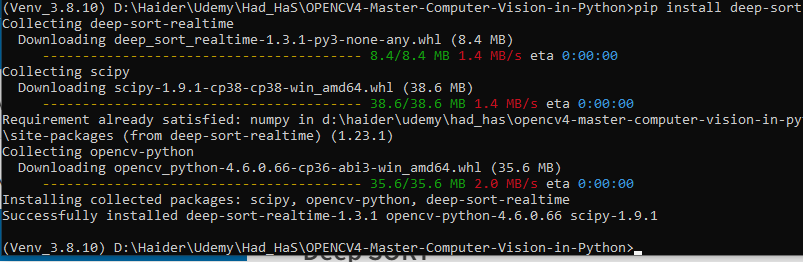
#> input picture src/c__Advanced/Tracking/deep_sort_pip_install.png, 803 x 262 px, given as the content of the folder Data/CV, which was not available
$ python e_mouseEvents.py
#> lines starting #> are read from the running program, lines starting #| are printed output that depends on the picture; after the words box and inside, x2 and y2 are one past the last pixel; in counts of white or black regions, pixels touching at a corner belong together; pictures that were not available may be replaced by others from this repository, and a replacement may not be noted
### src/a__IP_Basics/utilities.py
import cv2
from numpy import random
import numpy as np
import math
from loguru import logger
import sys
import time
import os
from collections import deque

logger.remove()
logger.add(sink = sys.stderr, level="INFO")

# IP Basics
def print_h(str):
    print(f"\n##############################################\n{str}")

def imshow(img_name,img,image_shape = None,Window_flag = cv2.WINDOW_AUTOSIZE,boundary = 100,resize_to_default = False):
    """
    (displays complete image on the screen.)

    Parameters:
    img_name (String):    Name of the image
    img (numpy 3d array): Image

    Returns:
    None

    """
    logger.debug(f"(Input) img = {img.shape}")
    if ((len(img.shape)==3) and (img.shape[2]==4)):
       # Pick up the alpha channel and delete from original
       alpha = (img[...,-1]/255.0)
       img = np.delete(img, -1, -1)

       # Promote greyscale image to RGB to make coding simpler
       if len(img.shape) == 2:
          img = np.stack((img,img,img))

       h, w, _ = img.shape

       # Make a checkerboard background image same size, dark squares are grey(102), light squares are grey(152)
       f = lambda i, j: 102 + 50*((i+j)%2)
       bg = np.fromfunction(np.vectorize(f), (16,16)).astype(np.uint8)

       # Resize to square same length as longer side (so squares stay square), then trim
       if h>w:
          longer = h
       else:
          longer = w
       bg = cv2.resize(bg, (longer,longer), interpolation=cv2.INTER_NEAREST)
       # Trim to correct size
       bg = bg[:h,:w]

       # Blend, using result = alpha*overlay + (1-alpha)*background
       img = (alpha[...,None] * img + (1.0-alpha[...,None])*bg[...,None]).astype(np.uint8)

    img_disp = img.copy()
    cv2.namedWindow(img_name,Window_flag)

    montage_rows = 1
    montage_cols = 1
    if image_shape == None:
        height,width = img.shape[0:2]
        screen_width = 1280 # cols Usage: https://stackoverflow.com/questions/3129322/how-do-i-get-monitor-resolution-in-python?page=1&tab=scoredesc#tab-top
        screen_height = 720 # rows
        ref_width  =  (screen_width - boundary) // montage_cols
        ref_height =  (screen_height- boundary) // montage_rows

        aspect_ratio = width/height
        aspect_ratio_ref = ref_width/ref_height

        computed_height = int(ref_width/aspect_ratio)
        computed_width= int(ref_height*aspect_ratio)

        if (width>height): # Strech or compress width to screen
            if (computed_height*montage_rows)<screen_height: # within allowed limit
                image_shape = (ref_width,computed_height)
            else:
                image_shape = (int(ref_height*aspect_ratio),ref_height)
        else:
            if (computed_width*montage_cols)<screen_width: # within allowed limit
                image_shape = (computed_width,ref_height)
            else:
                image_shape = (ref_width,computed_height)
    if len(image_shape) != 2:
        raise Exception('image shape must be list or tuple of length 2 (rows, cols)')
    if (resize_to_default or (img.shape[0]>image_shape[1] or img.shape[1]>image_shape[0]) ):
        #img = cv2.resize(img, image_shape)
        img_disp = cv2.resize(img_disp, image_shape)

    logger.debug(f"(Output) img_disp = {img_disp.shape}")

    cv2.imshow(img_name,img_disp)

# [179 lines left out: functions putText, build_montages, not called in this run]

# IP Basics


# CV 101
RED = (0,0,255)
GREEN = (0,255,0)
BLUE = (255,0,0)
ORANGE = (0,140,255)
BROWN = (42,42,165)

dark_colors = [RED,GREEN,BLUE,ORANGE,BROWN]

# [37 lines left out: functions draw_points, describe, not called in this run]


class debugger:

    # [17 lines left out: function __init__, not called in this run]


    @staticmethod
    def nothing():
        pass

    # [8 lines left out: function update_variables, not called in this run]


class Gui():

    # [53 lines left out: functions __init__, __selectroi_callback, selectROIs, not called in this run]
        #print("selected_rois = ",self.selected_rois)

    @staticmethod
    def __nothing(val):
        pass

    # [92 lines left out: functions selectdata, __save_clicked_point, not called in this run]

    def select_pt(self,Window_Name ="Point Selection"):
        cv2.namedWindow(Window_Name,cv2.WINDOW_NORMAL)
        cv2.setMouseCallback(Window_Name, self.__save_clicked_point)

    # ADVANCED #


    # [197 lines left out: functions ret_point, select_cnt, disp_fps, get_fileName, get_data, generate_vibrant_color and 3 more, not called in this run]

# Advanced


def nothing():
    pass

# [64 lines left out: functions imshow_stage, get_optimal_font_scale, putText_bbox, not called in this run]

### src/a__IP_Basics/e_mouseEvents.py
import cv2
import numpy as np
from numpy import random
from utilities import imshow,get_optimal_font_scale,print_h
import glob
import os
from loguru import logger


WIDTH = 480
HEIGHT = 360

img = None
img_iter = 0 # Current image we are viewing
N = 100

RED = (0,0,255)
GREEN = (0,255,0)
BLUE = (255,0,0)
ORANGE = (0,140,255)
BROWN = (42,42,165)

def bubblepop(img_smarties):
	colors = [RED,GREEN,BLUE,ORANGE,BROWN]
	colors_name = ["RED","GREEN","BLUE","ORANGE","BROWN"]
	while(1):
		curr_iter = random.randint(0,len(colors))
		clr = colors[curr_iter]
		clr_name = colors_name[curr_iter]

		#hue = (cv2.cvtColor(img_smarties,cv2.COLOR_BGR2HLS))[:,:,0]
		gray = cv2.cvtColor(img_smarties,cv2.COLOR_BGR2GRAY)
		img_smarties_disp = img_smarties.copy()
		imshow("gray",gray)


		# cv2.putText(frame_draw,"Sign Detected ==> "+str(signTrack.Tracked_class),(20,85),cv2.FONT_HERSHEY_COMPLEX,0.75,(255,255,0),2)
		NumOfVotesForCircle = 40 #parameter 1 MinVotes needed to be classified as circle
		CannyHighthresh = 130 # High threshold value for applying canny
		mindDistanBtwnCircles = 10 # kept as sign will likely not be overlapping
		max_rad = 200 # smaller circles dont have enough votes so only maxRadius need to be controlled
						# As signs are right besides road so they will eventually be in view so ignore circles larger than said limit

		# 4. Detection (Localization)
		circles = cv2.HoughCircles(gray,cv2.HOUGH_GRADIENT,1,mindDistanBtwnCircles,param1=CannyHighthresh,param2=NumOfVotesForCircle,minRadius=16,maxRadius=max_rad)
		# 4a. Detection (Localization) Checking if circular regions were localized
		if circles is not None:
			circles = np.uint16(np.around(circles))
			# 4b. Detection (Localization) Looping over each localized circle
			for i in circles[0,:]:
				center =(i[0],i[1])
				radius = i[2]
				cv2.circle(img_smarties_disp,center,radius,(120,128,255),4)

		cv2.putText(img_smarties_disp,str(clr_name),(15,25),cv2.FONT_HERSHEY_PLAIN,1,clr,2)
		imshow("img_smarties_disp",img_smarties_disp)

		k = cv2.waitKey(0)
		if k==27:
			break

def assignment():
	print_h("[Assignment]: Select the smarties in order their color is named out")
	# Assignment : Complete the game where user has to select the smarties in order their color is named out.
	#                                            In case of 3 wrong attempt. You will have to start over
	#              Closing-Condition: When all smarties have been selected in the right order, Succcess!

	#Input
	img_smarties = cv2.imread("Data\CV\smarties.png")
	imshow("img_smarties",img_smarties)
	cv2.waitKey(0)
	cv2.destroyWindow("img_smarties")

	# Task Function
	result = bubblepop(img_smarties)

	# Output (Display)
	imshow("Smarties Game (Result)",result)
	cv2.waitKey(0)


# [NEW]: Update the destination to user selected location
def click_event(event, x, y, flags, params):
	global img_iter,N,img
	# checking for left mouse clicks
	if event == cv2.EVENT_LBUTTONDOWN:
		if x < int(WIDTH/2):
			if img_iter>0:
				img_iter-=1
		elif x > int(WIDTH/2):
			if img_iter<N-1:
				img_iter+=1
	elif event == cv2.EVENT_MOUSEMOVE:
		if img is not None:
			if x < int(WIDTH/2):
				cv2.arrowedLine(img, (40      ,int(HEIGHT/2)), (10      ,int(HEIGHT/2)),(0,140,255), 13,tipLength=0.8)
			elif x > int(WIDTH/2):
				cv2.arrowedLine(img, (WIDTH-40,int(HEIGHT/2)), (WIDTH-10,int(HEIGHT/2)),(0,140,255), 13,tipLength=0.8)
			cv2.imshow("Image Viewer",img)
		else:
			logger.warning("img is None, Check assignment!")

def main():
	print_h("[main]: Understanding and utilizing mouseevents to create our own Image Viewer :)")
	global img
	# Lets develop a system to scroll through images in a directly. Through a mouse click?
	image_list = [filename for filename in glob.glob('Data/CV/*.png')]
	image_list = image_list + [filename for filename in glob.glob('Data/CV/*.png')]
	N = len(image_list)


	cv2.namedWindow("Image Viewer",cv2.WINDOW_AUTOSIZE)
	windowSize = (WIDTH,HEIGHT)
	cv2.setMouseCallback("Image Viewer",click_event)
	while(1):
		img_path = image_list[img_iter]
		img_name = os.path.basename(img_path)
		new_width = cv2.getTextSize(img_name, fontFace=cv2.FONT_HERSHEY_PLAIN, fontScale=1, thickness=1)[0][0]
		img_orig = cv2.imread(img_path,cv2.IMREAD_UNCHANGED)
#> img_orig is the input picture: shape (262, 803, 3); mean B, G, R 29.9, 30.1, 29.3
		img = cv2.resize(img_orig,windowSize) # Resizing every image to default windowSize (480,360)
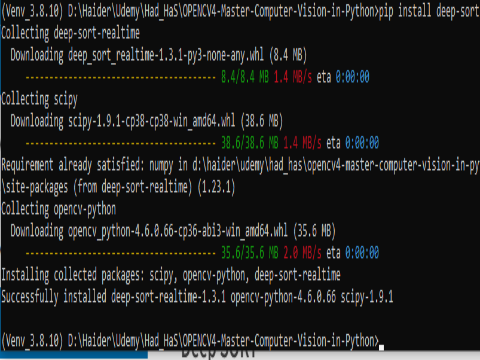
#> img: shape (360, 480, 3); mean B, G, R 30.1, 30.3, 29.5
		cv2.rectangle(img,(20,20),(25 + new_width,50),(0,0,0),-1)
		cv2.putText(img,img_name,(25,40),cv2.FONT_HERSHEY_PLAIN,1,(255,0,0),2) # Displaying the image name
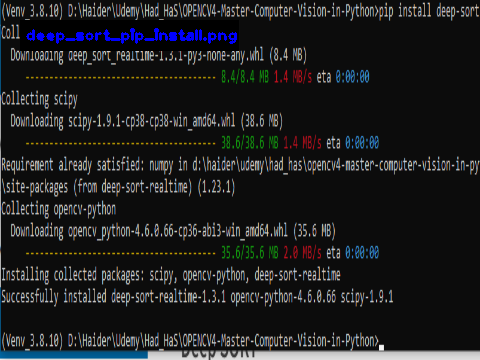
#> img: shape (360, 480, 3); mean B, G, R 30.8, 29.3, 28.5
		cv2.imshow("Image Viewer",img)
		k = cv2.waitKey(1)
#> (key Esc is pressed here)
		if k==27:# break loop on Esc
			break
	cv2.destroyAllWindows()


if __name__ == "__main__":
	main()

	assignment()
#> in bubblepop, `gray = cv2.cvtColor(img_smarties,cv2.COLOR_BGR2GRAY)`:
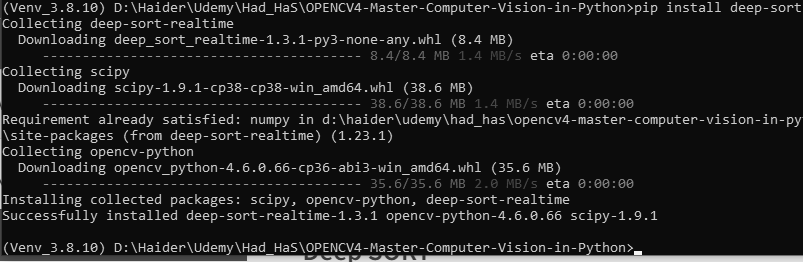
#> gray: shape (262, 803); min 12, max 243, mean 29.9
#> in bubblepop, `circles = cv2.HoughCircles(gray,cv2.HOUGH_GRADIENT,1,mindDistanBtwnCir..`: circles = 687 rows, first 8: [216.5, 127.5, 123.4], [203.5, 130.5, 124.6], [245.5, 139.5, 135.6], [268.5, 129.5, 126.8], [192.5, 129.5, 125.6], [390.5, 130.5, 126.8], [249.5, 128.5, 123.4], [285.5, 132.5, 129]
#> in bubblepop, `circles = np.uint16(np.around(circles))`: circles = 687 rows, first 8: [216, 128, 123], [204, 130, 125], [246, 140, 136], [268, 130, 127], [192, 130, 126], [390, 130, 127], [250, 128, 123], [286, 132, 129]
#> the loop in bubblepop, `for i in circles[0,:]:` made 687 passes
#> after the loop in bubblepop, `for i in circles[0,:]:`:
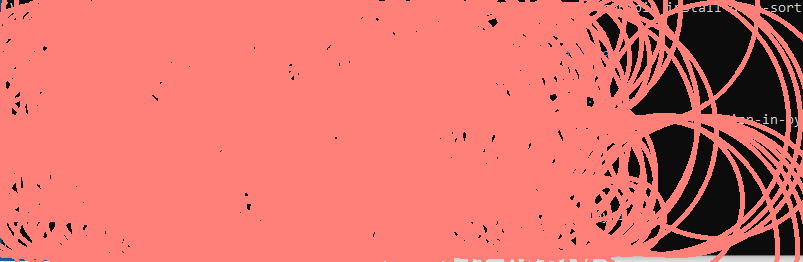
#> img_smarties_disp: shape (262, 803, 3); mean B, G, R 106.4, 113.2, 222.3
#> in bubblepop, `cv2.putText(img_smarties_disp,str(clr_name),(15,25),cv2.FONT_HERSHEY_P..`:
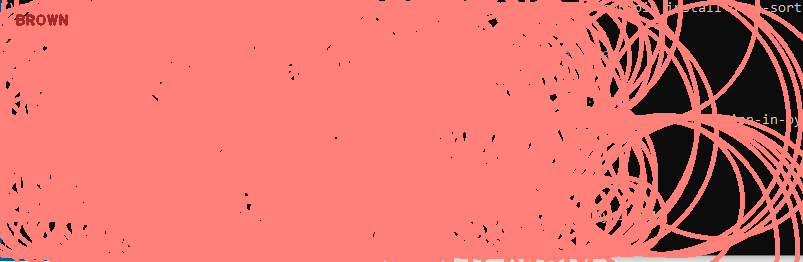
#> img_smarties_disp: shape (262, 803, 3); 0.19% of pixels changed, all inside (x1, y1, x2, y2) = (16, 14, 68, 26)
#> (key Esc is pressed here)
#> (the run stopped early here; a loop or call above may not have finished)
